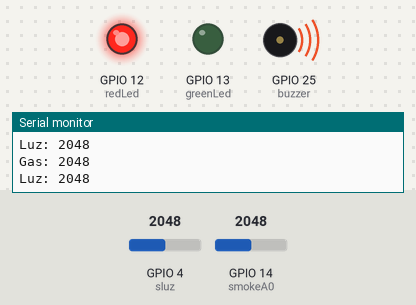
This sketch was run on a simulated ESP32. Shown: output pins drawn as LEDs (lit = HIGH), buzzer (waves = sounding, pin HIGH), the last lines printed to the serial monitor. The inputs (shaded band) are chosen by the test bench; at power-on: GPIO 14 (smokeA0) = 2048, GPIO 4 (sluz) = 2048.

Above: at 1.8 s.
1.9 s: GPIO 14 (smokeA0) set to 440
3.4 s: GPIO 14 (smokeA0) set to 360
At 4.4 s:
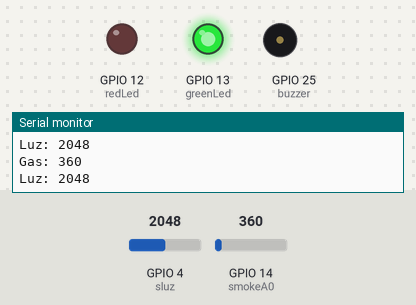
5.5 s: GPIO 14 (smokeA0) set to 491
At 7.1 s:
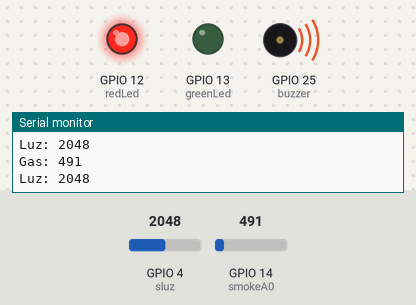
7.5 s: GPIO 14 (smokeA0) set to 0
At 8.7 s:
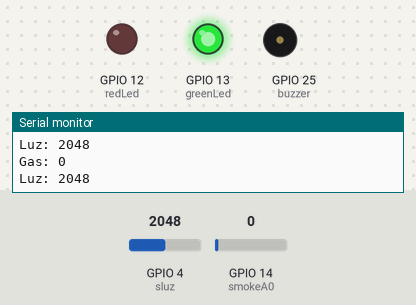
Timing chart, 0 to 10.5 s (numbered marks = the images above; inputs shaded):
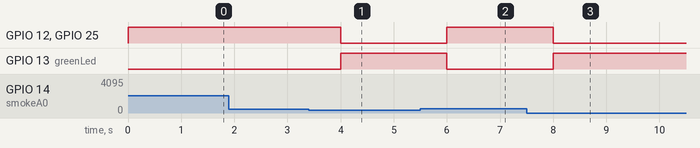

Measured:
- the behaviour switches between 401 and 400 on GPIO 14 (smokeA0) (found by bisection; images 0 and 1)
- after the input at 3.4 s, GPIO 12 (redLed), GPIO 25 (buzzer): HIGH → LOW after 0.60 s; GPIO 13 (greenLed): LOW → HIGH after 0.60 s
- after the input at 5.5 s, GPIO 12 (redLed), GPIO 25 (buzzer): LOW → HIGH after 0.50 s; GPIO 13 (greenLed): HIGH → LOW after 0.50 s
- after the input at 7.5 s, GPIO 12 (redLed), GPIO 25 (buzzer): HIGH → LOW after 0.50 s; GPIO 13 (greenLed): LOW → HIGH after 0.50 s

The sketch:

gas2.ino
```cpp
int redLed = 12;
int greenLed = 13;
int buzzer = 25;
int smokeA0 = 14;
int sluz = 4;
// Your threshold value
int sensorThres = 400;

void setup() {
  pinMode(redLed, OUTPUT);
  pinMode(greenLed, OUTPUT);
  pinMode(buzzer, OUTPUT);
  pinMode(smokeA0, INPUT);
  pinMode(sluz, INPUT);
  Serial.begin(115200);
}

void loop() {
  int analogSensor = analogRead(smokeA0);
  int luzV = analogRead(sluz);
  Serial.print("Gas: ");
  Serial.println(analogSensor);
  Serial.print("Luz: ");
  Serial.println(luzV);

  // Checks if it has reached the threshold value
  if (analogSensor > sensorThres)
  {
    digitalWrite(redLed, HIGH);
    digitalWrite(greenLed, LOW);
    digitalWrite(buzzer, HIGH);
  }
  else
  {
    digitalWrite(redLed, LOW);
    digitalWrite(greenLed, HIGH);
    digitalWrite(buzzer,LOW);
  }
  delay(1000);
}
```
